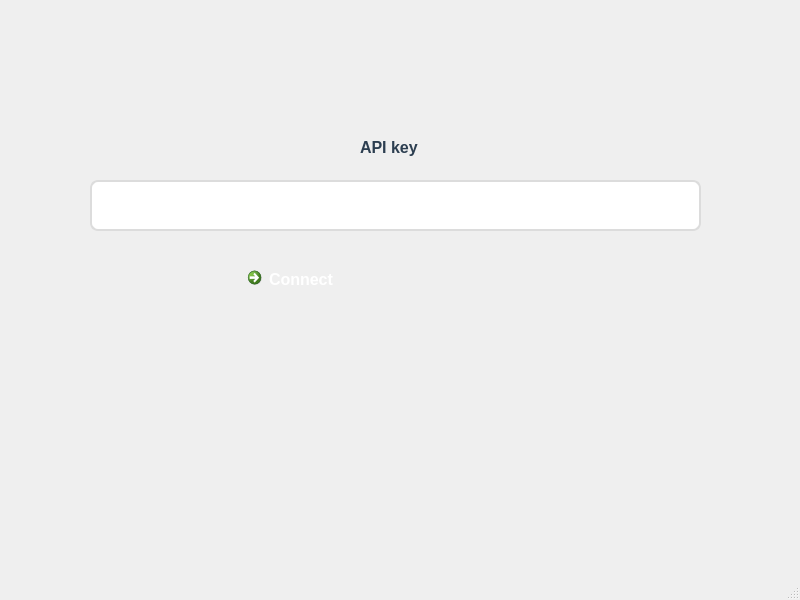
<?xml version="1.0" encoding="UTF-8"?>
<ui version="4.0">
 <class>ConnectAPIWindow</class>
 <widget class="QMainWindow" name="ConnectAPIWindow">
  <property name="geometry">
   <rect>
    <x>0</x>
    <y>0</y>
    <width>800</width>
    <height>600</height>
   </rect>
  </property>
  <property name="windowTitle">
   <string>APIConnect</string>
  </property>
  <property name="styleSheet">
   <string notr="true">/* Стиль главного окна */
ConnectAPIWindow {
    background: qlineargradient(x1:0, y1:0, x2:1, y2:1,
                              stop:0 #f5f7fa, stop:1 #c3cfe2);
    font-family: 'Segoe UI', Arial, sans-serif;
}

/* Поле для ввода API ключа */
QTextEdit#API_text {
    background-color: white;
    border: 2px solid #dcdcdc;
    border-radius: 8px;
    padding: 10px;
    font-size: 14px;
    color: #333;
}

QTextEdit#API_text:focus {
    border-color: #3498db;
    /* Альтернатива box-shadow - светлая обводка */
    border-width: 2px;
    border-style: solid;
    border-color: #3498db #3498db #3498db #3498db;
}

QTextEdit#API_text:disabled {
    background-color: #f0f0f0;
    color: #a0a0a0;
    border-color: #d0d0d0;
}

/* Метка */
QLabel#label {
    font-size: 16px;
    font-weight: bold;
    color: #2c3e50;
}

/* Кнопка Connect */
QCommandLinkButton#ConnectButton {
    background: qlineargradient(x1:0, y1:0, x2:0, y2:1,
                              stop:0 #3498db, stop:1 #2980b9);
    color: white;
    border: none;
    border-radius: 8px;
    padding: 15px 25px;
    font-size: 16px;
    font-weight: bold;
    min-width: 120px;
}

QCommandLinkButton#ConnectButton:hover {
    background: qlineargradient(x1:0, y1:0, x2:0, y2:1,
                              stop:0 #2980b9, stop:1 #3498db);
}

QCommandLinkButton#ConnectButton:pressed {
    background: qlineargradient(x1:0, y1:0, x2:0, y2:1,
                              stop:0 #3498db, stop:1 #2980b9);
}</string>
  </property>
  <widget class="QWidget" name="centralwidget">
   <widget class="QTextEdit" name="API_text">
    <property name="geometry">
     <rect>
      <x>90</x>
      <y>180</y>
      <width>611</width>
      <height>51</height>
     </rect>
    </property>
    <property name="tabletTracking">
     <bool>false</bool>
    </property>
    <property name="autoFillBackground">
     <bool>false</bool>
    </property>
    <property name="styleSheet">
     <string notr="true"/>
    </property>
   </widget>
   <widget class="QCommandLinkButton" name="ConnectButton">
    <property name="geometry">
     <rect>
      <x>240</x>
      <y>260</y>
      <width>291</width>
      <height>81</height>
     </rect>
    </property>
    <property name="styleSheet">
     <string notr="true"/>
    </property>
    <property name="text">
     <string>Connect</string>
    </property>
    <property name="iconSize">
     <size>
      <width>70</width>
      <height>70</height>
     </size>
    </property>
   </widget>
   <widget class="QLabel" name="label">
    <property name="geometry">
     <rect>
      <x>360</x>
      <y>127</y>
      <width>81</width>
      <height>41</height>
     </rect>
    </property>
    <property name="styleSheet">
     <string notr="true"/>
    </property>
    <property name="text">
     <string>API key</string>
    </property>
   </widget>
  </widget>
  <widget class="QMenuBar" name="menubar">
   <property name="geometry">
    <rect>
     <x>0</x>
     <y>0</y>
     <width>800</width>
     <height>24</height>
    </rect>
   </property>
  </widget>
  <widget class="QStatusBar" name="statusbar"/>
 </widget>
 <resources/>
 <connections/>
</ui>
